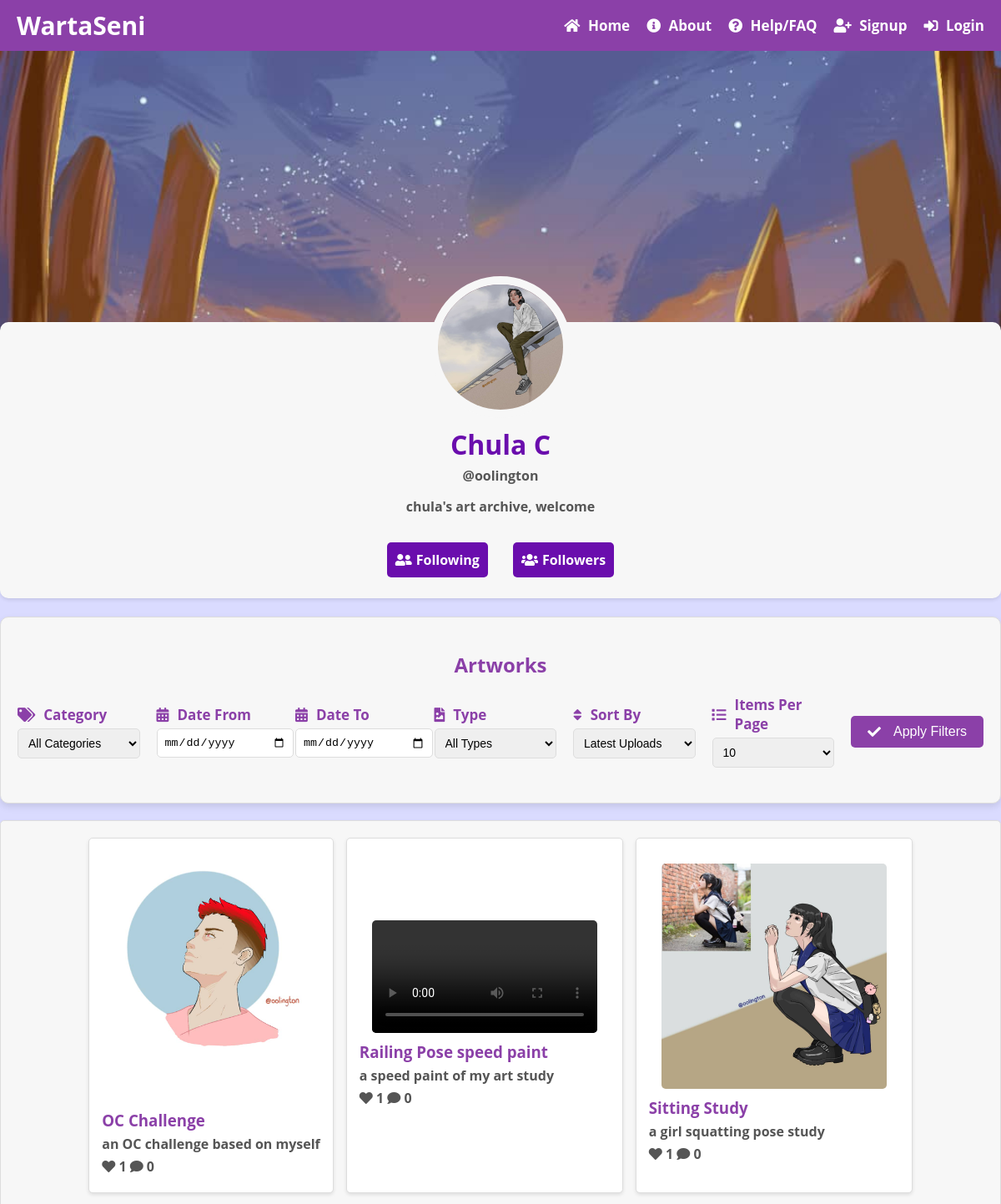
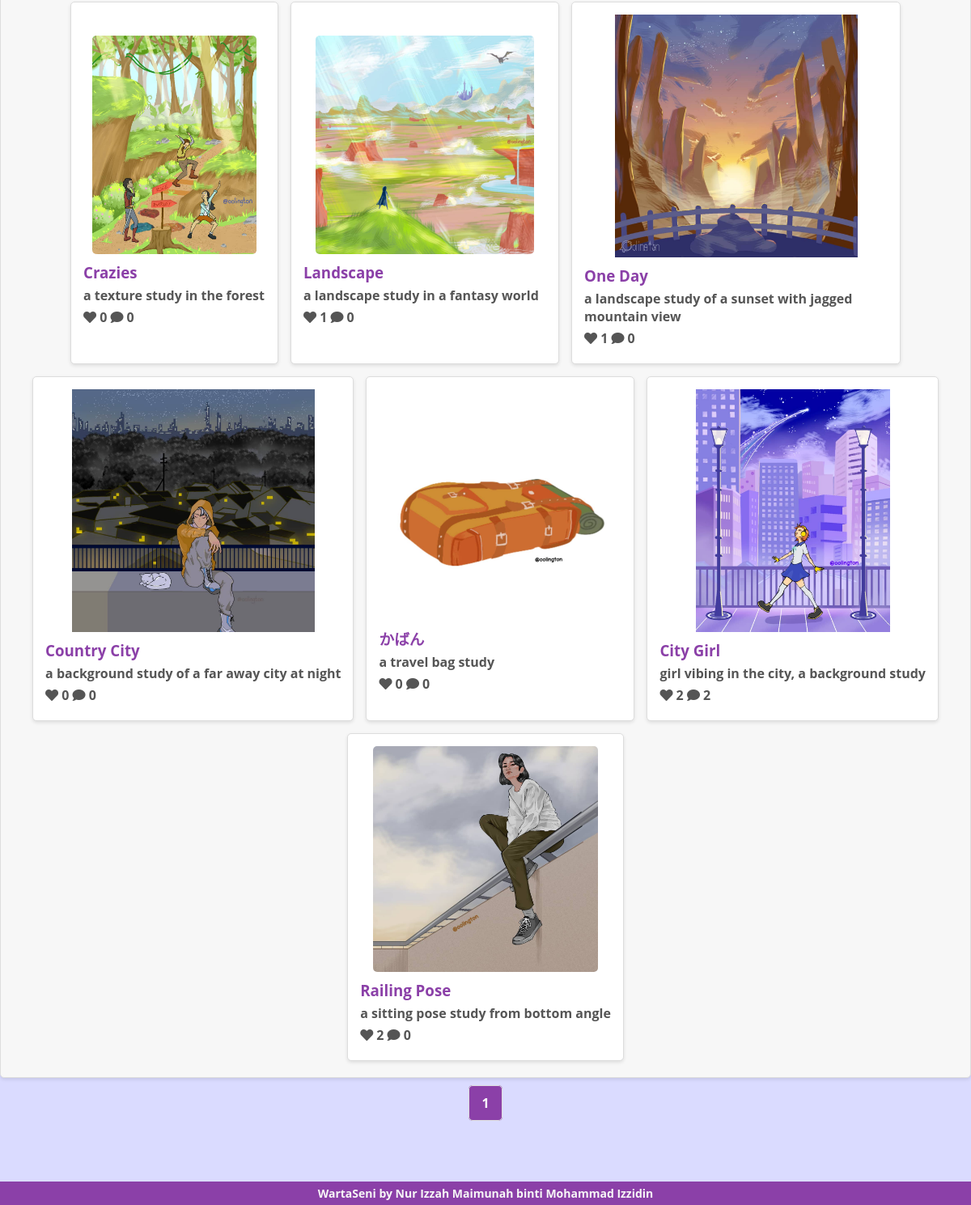
The app's page /profile.php?user_id=2 with its own data (2 pictures, top to bottom).
### tables this page shows
CREATE TABLE `users` (
  `id` int(11) NOT NULL,
  `email` varchar(255) NOT NULL,
  `display_name` varchar(255) NOT NULL,
  `username` varchar(50) NOT NULL,
  `password` varchar(255) NOT NULL,
  `profile_picture` varchar(255) DEFAULT NULL,
  `profile_banner` varchar(255) DEFAULT NULL,
  `bio` text DEFAULT NULL,
  `created_at` datetime NOT NULL DEFAULT current_timestamp(),
  `updated_at` datetime DEFAULT current_timestamp() ON UPDATE current_timestamp(),
  `notifications` tinyint(1) NOT NULL DEFAULT 1
);

CREATE TABLE `artworks` (
  `id` int(11) NOT NULL,
  `user_id` int(11) NOT NULL,
  `file_path` varchar(255) DEFAULT NULL,
  `title` varchar(255) NOT NULL,
  `description` text DEFAULT NULL,
  `created_at` datetime DEFAULT current_timestamp(),
  `updated_at` datetime DEFAULT current_timestamp() ON UPDATE current_timestamp(),
  `media_type` enum('image','video') NOT NULL,
  `category` varchar(50) NOT NULL
);

### profile.php (the view, shortened to what this page needs)
<?php
require_once("includes/db_connect.php");
$user_id = isset($_GET['user_id']) ? $_GET['user_id'] : (isset($_SESSION['user_id']) ? $_SESSION['user_id'] : null);
$stmt = $conn->prepare("SELECT * FROM users WHERE id = ?");
$stmt->bind_param("i", $user_id);
$stmt->execute();
$result = $stmt->get_result();
$user = $result->fetch_assoc();
$date_from = isset($_GET['date_from']) ? $_GET['date_from'] : '';
$date_to = isset($_GET['date_to']) ? $_GET['date_to'] : '';
$sort = isset($_GET['sort']) ? $_GET['sort'] : 'created_at_desc';
$items_per_page = isset($_GET['items_per_page']) ? (int)$_GET['items_per_page'] : 10;
$page = isset($_GET['page']) ? (int)$_GET['page'] : 1;
$offset = ($page - 1) * $items_per_page;
$filter_query = "WHERE artworks.user_id = ?";
switch ($sort) {
    case 'created_at_desc':
    default:
        $sort_order = 'artworks.created_at DESC';
        break;
}
$total_artworks_query = "SELECT COUNT(*) FROM artworks $filter_query";
$stmt = $conn->prepare($total_artworks_query);
$stmt->bind_param("i", $user_id);
$stmt->execute();
$result = $stmt->get_result();
$total_artworks = $result->fetch_row()[0];
$artworks_query = "SELECT artworks.*,
    (SELECT COUNT(*) FROM likes WHERE likes.artwork_id = artworks.id) AS like_count,
    (SELECT COUNT(*) FROM comments WHERE comments.artwork_id = artworks.id) AS comment_count
    FROM artworks
    $filter_query
    ORDER BY $sort_order
    LIMIT $items_per_page OFFSET $offset";
$stmt = $conn->prepare($artworks_query);
$stmt->bind_param("i", $user_id);
$stmt->execute();
$artworks = $stmt->get_result()->fetch_all(MYSQLI_ASSOC);
$is_logged_in = isset($_SESSION['user_id']);
function generate_menu_items($is_logged_in) {
    if ($is_logged_in) {
        return [
            ['href' => 'upload.php', 'icon' => 'fa-upload', 'text' => 'Upload'],
            ['href' => 'notifications.php', 'icon' => 'fa-bell', 'text' => 'Notifications'],
            ['href' => 'profile.php', 'icon' => 'fa-user', 'text' => 'Profile'],
            ['href' => 'message_history.php', 'icon' => 'fa-envelope', 'text' => 'Message'],
            ['href' => 'contact_us.php', 'icon' => 'fa-life-ring', 'text' => 'Contact Us'],
            ['href' => 'logout.php', 'icon' => 'fa-sign-out-alt', 'text' => 'Logout']
        ];
    } else {
        return [
            ['href' => 'index.php', 'icon' => 'fa-home', 'text' => 'Home'],
            ['href' => 'about.html', 'icon' => 'fa-info-circle', 'text' => 'About'],
            ['href' => 'help_faq.html', 'icon' => 'fa-question-circle', 'text' => 'Help/FAQ'],
            ['href' => 'signup.php', 'icon' => 'fa-user-plus', 'text' => 'Signup'],
            ['href' => 'login.php', 'icon' => 'fa-sign-in-alt', 'text' => 'Login']
        ];
    }
}
?>
<!DOCTYPE html>
<html lang="en">
<head>
    <link rel="stylesheet" href="style.css">
    <link rel="stylesheet" href="https://use.fontawesome.com/releases/v5.15.4/css/all.css">
</head>
<body class="profile-page">
    <header>
        <nav class="navbar">
            <a href="index.php" class="logo">WartaSeni</a>
            <div class="menu" id="menu">
                <?php
                $menu_items = generate_menu_items($is_logged_in);
                foreach ($menu_items as $item) {
                    echo '<a href="' . $item['href'] . '"><i class="fas ' . $item['icon'] . '"></i> ' . $item['text'] . '</a>';
                }
                ?>
            </div>
        </nav>
    </header>
    <div class="profile-banner"
        style="background-image: url('<?php echo htmlspecialchars($user['profile_banner']); ?>');"></div>
    <div class="profile-header">
        <img src="<?php echo htmlspecialchars($user['profile_picture']); ?>" alt="Profile Picture"
            class="profile-picture">
        <h1><?php echo htmlspecialchars($user['display_name']); ?></h1>
        <p>@<?php echo htmlspecialchars($user['username']); ?></p>
        <p class="bio"><?php echo nl2br(htmlspecialchars($user['bio'])); ?></p>
        <br>
        <div class="profile-buttons">
            <a href="following.php?user_id=<?php echo $user_id; ?>" class="message-link"><i
                    class="fas fa-user-friends"></i> Following</a>
            <a href="followers.php?user_id=<?php echo $user_id; ?>" class="message-link"><i class="fas fa-users"></i>
                Followers</a>
        </div>
    </div>
    <br>
    <section class="artworks-filters-profile">
        <h2 class="artworks-title">Artworks</h2>
        <form method="GET" action="profile.php">
            <div class="filter-group">
                <label for="category"><i class="fas fa-tags"></i> Category</label>
                <select name="category" id="category">
                    <option value="">All Categories</option>
                </select>
            </div>
            <div class="filter-group">
                <label for="date_from"><i class="fas fa-calendar-alt"></i> Date From</label>
                <input type="date" name="date_from" id="date_from" value="<?php echo htmlspecialchars($date_from); ?>">
            </div>
            <div class="filter-group">
                <label for="date_to"><i class="fas fa-calendar-alt"></i> Date To</label>
                <input type="date" name="date_to" id="date_to" value="<?php echo htmlspecialchars($date_to); ?>">
            </div>
            <div class="filter-group">
                <label for="type"><i class="fas fa-file-image"></i> Type</label>
                <select name="type" id="type">
                    <option value="">All Types</option>
                </select>
            </div>
            <div class="sort-group">
                <label for="sort"><i class="fas fa-sort"></i> Sort By</label>
                <select name="sort" id="sort">
                    <option value="created_at_desc" <?php if ($sort === 'created_at_desc') echo 'selected'; ?>>Latest
                        Uploads</option>
                </select>
            </div>
            <div class="items-per-page-group">
                <label for="items_per_page"><i class="fas fa-list"></i> Items Per Page</label>
                <select name="items_per_page" id="items_per_page">
                    <option value="10" <?php if ($items_per_page === 10) echo 'selected'; ?>>10</option>
                </select>
            </div>
            <button type="submit" class="apply-filters-button"><i class="fas fa-check"></i> Apply Filters</button>
        </form>
        <br>
    </section>
    <div class="artworks">
        <?php foreach ($artworks as $artwork): ?>
        <div class="artwork">
            <a href="artwork.php?id=<?php echo $artwork['id']; ?>">
                <?php
                $file_extension = pathinfo($artwork['file_path'], PATHINFO_EXTENSION);
                if (in_array(strtolower($file_extension), ['jpg', 'jpeg', 'png', 'gif', 'webp'])) {
                    echo '<img src="' . htmlspecialchars($artwork['file_path']) . '" alt="' . htmlspecialchars($artwork['title']) . '">';
                } elseif (in_array(strtolower($file_extension), ['mp4', 'avi', 'mov', 'webm', 'ogg'])) {
                    echo '<video controls>
                            <source src="' . htmlspecialchars($artwork['file_path']) . '" type="video/' . $file_extension . '">
                            Your browser does not support the video tag.
                          </video>';
                }
                ?>
                <h3>
                    <?php echo htmlspecialchars($artwork['title']); ?>
                </h3>
                <p><?php echo htmlspecialchars($artwork['description']); ?></p>
                <p><i class="fas fa-heart"></i> <?php echo $artwork['like_count']; ?> <i class="fas fa-comment"></i>
                    <?php echo $artwork['comment_count']; ?></p>
            </a>
        </div>
        <?php endforeach; ?>
    </div>
    <div class="pagination">
        <?php
        $total_pages = ceil($total_artworks / $items_per_page);
        for ($i = 1; $i <= $total_pages; $i++): ?>
        <a href="?<?php echo http_build_query(array_merge($_GET, ['page' => $i])); ?>"
            class="<?php if ($i == $page) echo 'active'; ?>">
            <?php echo $i; ?>
        </a>
        <?php endfor; ?>
    </div>
    <br><br><br>
</body>
<footer>
    <p>WartaSeni by Nur Izzah Maimunah binti Mohammad Izzidin</p>
</footer>
</html>

### records on screen
users: profile_banner (picture), profile_picture (picture), display_name "Chula C", username "oolington", bio "chula's art archive, welcome"
artworks: file_path (picture), title "OC Challenge", description "an OC challenge based on myself", like_count "1", comment_count "0"
artworks: title "Railing Pose speed paint", description "a speed paint of my art study", like_count "1", comment_count "0"
artworks: file_path (picture), title "Sitting Study", description "a girl squatting pose study", like_count "1", comment_count "0"
artworks: file_path (picture), title "Crazies", description "a texture study in the forest", like_count "0", comment_count "0"
artworks: file_path (picture), title "Landscape", description "a landscape study in a fantasy world", like_count "1", comment_count "0"
artworks: file_path (picture), title "One Day", description "a landscape study of a sunset with jagged mountain view", like_count "1", comment_count "0"
artworks: file_path (picture), title "Country City", description "a background study of a far away city at night", like_count "0", comment_count "0"
artworks: file_path (picture), title "かばん", description "a travel bag study", like_count "0", comment_count "0"
artworks: file_path (picture), title "City Girl", description "girl vibing in the city, a background study", like_count "2", comment_count "2"
artworks: file_path (picture), title "Railing Pose", description "a sitting pose study from bottom angle", like_count "2", comment_count "0"

### other values on screen
$item['text'] "Home"
$item['text'] "About"
$item['text'] "Help/FAQ"
$item['text'] "Signup"
$item['text'] "Login"
